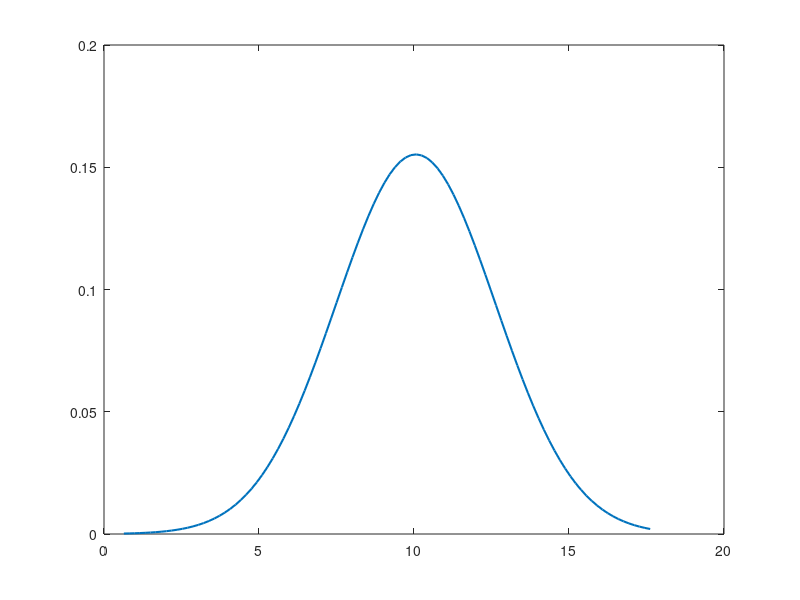

Recreate this plot in MATLAB. (Note: this script raises an error after producing the figure.)
% @Author
% Student Name: Ugurcan Polat
% Student ID : 150140117
% Date: 02.03.2018

fileID = fopen('data.txt','r'); % open file with read perm.
[x, n] = fscanf(fileID,'%f'); % scan floating point data
fclose(fileID); % close the file

mu = 0;
for count = 1:n % use equation for mu estimation
    mu = mu + x(count);
end
mu = mu / n; % mean
fprintf('Mean (mu) = %f\n', mu);

std = 0;
for count = 1:n % use equation for deviation estimation
    std = std + (x(count) - mu)^2;
end
std = std / n; 
std = sqrt(std); % standard deviation
fprintf('Standard Deviation (sigma) = %f\n', std);

MAX = max(x); % maximum value of given data
MIN = min(x); % minimum value of given data
x_e = linspace(MIN,MAX); % create a linear space
y_e = (1/(sqrt(2*pi)*std))*exp(-0.5*((x_e-mu)/std).^2); % MLE using x_e

figure 
plot(x_e,y_e,'LineWidth',1.5) % plot with bold line
hold on
% Plot a histogram with normalization probability density function
histogram(x,'Normalization','pdf') 
xlim([0 18]) % x-axis limit of the plot
ylim([0 0.16]) % y-axis limit of the plot
title(['MLE results: mu = ',num2str(mu), ' std = ' num2str(std)]);
legend('MLE fixed distribution','data')
hold off
